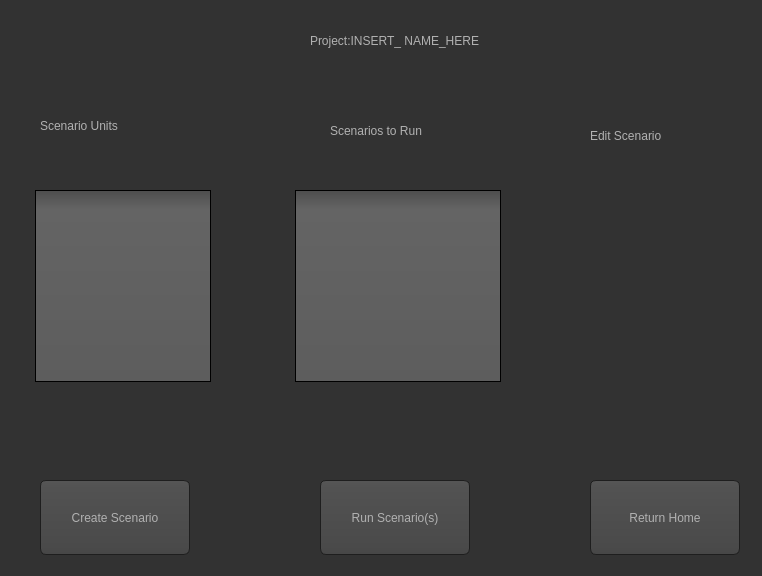
<?xml version="1.0" encoding="UTF-8"?>
<ui version="4.0">
 <class>Form</class>
 <widget class="QWidget" name="Form">
  <property name="geometry">
   <rect>
    <x>0</x>
    <y>0</y>
    <width>762</width>
    <height>576</height>
   </rect>
  </property>
  <property name="windowTitle">
   <string>Form</string>
  </property>
  <property name="styleSheet">
   <string notr="true">QToolTip
{
     border: 1px solid black;
     background-color: #ffa02f;
     padding: 1px;
     border-radius: 3px;
     opacity: 100;
}

QWidget
{
    color: #b1b1b1;
    background-color: #323232;
}

QTreeView, QListView
{
    background-color: silver;
    margin-left: 5px;
}

QWidget:item:hover
{
    background-color: QLinearGradient( x1: 0, y1: 0, x2: 0, y2: 1, stop: 0 #ffa02f, stop: 1 #ca0619);
    color: #000000;
}

QWidget:item:selected
{
    background-color: QLinearGradient( x1: 0, y1: 0, x2: 0, y2: 1, stop: 0 #ffa02f, stop: 1 #d7801a);
}

QMenuBar::item
{
    background: transparent;
}

QMenuBar::item:selected
{
    background: transparent;
    border: 1px solid #ffaa00;
}

QMenuBar::item:pressed
{
    background: #444;
    border: 1px solid #000;
    background-color: QLinearGradient(
        x1:0, y1:0,
        x2:0, y2:1,
        stop:1 #212121,
        stop:0.4 #343434/*,
        stop:0.2 #343434,
        stop:0.1 #ffaa00*/
    );
    margin-bottom:-1px;
    padding-bottom:1px;
}

QMenu
{
    border: 1px solid #000;
}

QMenu::item
{
    padding: 2px 20px 2px 20px;
}

QMenu::item:selected
{
    color: #000000;
}

QWidget:disabled
{
    color: #808080;
    background-color: #323232;
}

QAbstractItemView
{
    background-color: QLinearGradient( x1: 0, y1: 0, x2: 0, y2: 1, stop: 0 #4d4d4d, stop: 0.1 #646464, stop: 1 #5d5d5d);
}

QWidget:focus
{
    /*border: 1px solid darkgray;*/
}

QLineEdit
{
    background-color: QLinearGradient( x1: 0, y1: 0, x2: 0, y2: 1, stop: 0 #4d4d4d, stop: 0 #646464, stop: 1 #5d5d5d);
    padding: 1px;
    border-style: solid;
    border: 1px solid #1e1e1e;
    border-radius: 5;
}

QPushButton
{
    color: #b1b1b1;
    background-color: QLinearGradient( x1: 0, y1: 0, x2: 0, y2: 1, stop: 0 #565656, stop: 0.1 #525252, stop: 0.5 #4e4e4e, stop: 0.9 #4a4a4a, stop: 1 #464646);
    border-width: 1px;
    border-color: #1e1e1e;
    border-style: solid;
    border-radius: 6;
    padding: 3px;
    font-size: 12px;
    padding-left: 5px;
    padding-right: 5px;
    min-width: 40px;
}

QPushButton:pressed
{
    background-color: QLinearGradient( x1: 0, y1: 0, x2: 0, y2: 1, stop: 0 #2d2d2d, stop: 0.1 #2b2b2b, stop: 0.5 #292929, stop: 0.9 #282828, stop: 1 #252525);
}

QComboBox
{
    selection-background-color: #ffaa00;
    background-color: QLinearGradient( x1: 0, y1: 0, x2: 0, y2: 1, stop: 0 #565656, stop: 0.1 #525252, stop: 0.5 #4e4e4e, stop: 0.9 #4a4a4a, stop: 1 #464646);
    border-style: solid;
    border: 1px solid #1e1e1e;
    border-radius: 5;
}

QComboBox:hover,QPushButton:hover
{
    border: 2px solid QLinearGradient( x1: 0, y1: 0, x2: 0, y2: 1, stop: 0 #ffa02f, stop: 1 #d7801a);
}


QComboBox:on
{
    padding-top: 3px;
    padding-left: 4px;
    background-color: QLinearGradient( x1: 0, y1: 0, x2: 0, y2: 1, stop: 0 #2d2d2d, stop: 0.1 #2b2b2b, stop: 0.5 #292929, stop: 0.9 #282828, stop: 1 #252525);
    selection-background-color: #ffaa00;
}

QComboBox QAbstractItemView
{
    border: 2px solid darkgray;
    selection-background-color: QLinearGradient( x1: 0, y1: 0, x2: 0, y2: 1, stop: 0 #ffa02f, stop: 1 #d7801a);
}

QComboBox::drop-down
{
     subcontrol-origin: padding;
     subcontrol-position: top right;
     width: 15px;

     border-left-width: 0px;
     border-left-color: darkgray;
     border-left-style: solid; /* just a single line */
     border-top-right-radius: 3px; /* same radius as the QComboBox */
     border-bottom-right-radius: 3px;
 }

QComboBox::down-arrow
{
     image: url(:/dark_orange/img/down_arrow.png);
}

QGroupBox
{
    border: 1px solid darkgray;
    margin-top: 10px;
}

QGroupBox:focus
{
    border: 1px solid darkgray;
}

QTextEdit:focus
{
    border: 1px solid darkgray;
}

QScrollBar:horizontal {
     border: 1px solid #222222;
     background: QLinearGradient( x1: 0, y1: 0, x2: 0, y2: 1, stop: 0.0 #121212, stop: 0.2 #282828, stop: 1 #484848);
     height: 7px;
     margin: 0px 16px 0 16px;
}

QScrollBar::handle:horizontal
{
      background: QLinearGradient( x1: 0, y1: 0, x2: 1, y2: 0, stop: 0 #ffa02f, stop: 0.5 #d7801a, stop: 1 #ffa02f);
      min-height: 20px;
      border-radius: 2px;
}

QScrollBar::add-line:horizontal {
      border: 1px solid #1b1b19;
      border-radius: 2px;
      background: QLinearGradient( x1: 0, y1: 0, x2: 1, y2: 0, stop: 0 #ffa02f, stop: 1 #d7801a);
      width: 14px;
      subcontrol-position: right;
      subcontrol-origin: margin;
}

QScrollBar::sub-line:horizontal {
      border: 1px solid #1b1b19;
      border-radius: 2px;
      background: QLinearGradient( x1: 0, y1: 0, x2: 1, y2: 0, stop: 0 #ffa02f, stop: 1 #d7801a);
      width: 14px;
     subcontrol-position: left;
     subcontrol-origin: margin;
}

QScrollBar::right-arrow:horizontal, QScrollBar::left-arrow:horizontal
{
      border: 1px solid black;
      width: 1px;
      height: 1px;
      background: white;
}

QScrollBar::add-page:horizontal, QScrollBar::sub-page:horizontal
{
      background: none;
}

QScrollBar:vertical
{
      background: QLinearGradient( x1: 0, y1: 0, x2: 1, y2: 0, stop: 0.0 #121212, stop: 0.2 #282828, stop: 1 #484848);
      width: 7px;
      margin: 16px 0 16px 0;
      border: 1px solid #222222;
}

QScrollBar::handle:vertical
{
      background: QLinearGradient( x1: 0, y1: 0, x2: 0, y2: 1, stop: 0 #ffa02f, stop: 0.5 #d7801a, stop: 1 #ffa02f);
      min-height: 20px;
      border-radius: 2px;
}

QScrollBar::add-line:vertical
{
      border: 1px solid #1b1b19;
      border-radius: 2px;
      background: QLinearGradient( x1: 0, y1: 0, x2: 0, y2: 1, stop: 0 #ffa02f, stop: 1 #d7801a);
      height: 14px;
      subcontrol-position: bottom;
      subcontrol-origin: margin;
}

QScrollBar::sub-line:vertical
{
      border: 1px solid #1b1b19;
      border-radius: 2px;
      background: QLinearGradient( x1: 0, y1: 0, x2: 0, y2: 1, stop: 0 #d7801a, stop: 1 #ffa02f);
      height: 14px;
      subcontrol-position: top;
      subcontrol-origin: margin;
}

QScrollBar::up-arrow:vertical, QScrollBar::down-arrow:vertical
{
      border: 1px solid black;
      width: 1px;
      height: 1px;
      background: white;
}


QScrollBar::add-page:vertical, QScrollBar::sub-page:vertical
{
      background: none;
}

QTextEdit
{
    background-color: #242424;
}

QPlainTextEdit
{
    background-color: #242424;
}

QHeaderView::section
{
    background-color: QLinearGradient(x1:0, y1:0, x2:0, y2:1, stop:0 #616161, stop: 0.5 #505050, stop: 0.6 #434343, stop:1 #656565);
    color: white;
    padding-left: 4px;
    border: 1px solid #6c6c6c;
}

QCheckBox:disabled
{
color: #414141;
}

QDockWidget::title
{
    text-align: center;
    spacing: 3px; /* spacing between items in the tool bar */
    background-color: QLinearGradient(x1:0, y1:0, x2:0, y2:1, stop:0 #323232, stop: 0.5 #242424, stop:1 #323232);
}

QDockWidget::close-button, QDockWidget::float-button
{
    text-align: center;
    spacing: 1px; /* spacing between items in the tool bar */
    background-color: QLinearGradient(x1:0, y1:0, x2:0, y2:1, stop:0 #323232, stop: 0.5 #242424, stop:1 #323232);
}

QDockWidget::close-button:hover, QDockWidget::float-button:hover
{
    background: #242424;
}

QDockWidget::close-button:pressed, QDockWidget::float-button:pressed
{
    padding: 1px -1px -1px 1px;
}

QMainWindow::separator
{
    background-color: QLinearGradient(x1:0, y1:0, x2:0, y2:1, stop:0 #161616, stop: 0.5 #151515, stop: 0.6 #212121, stop:1 #343434);
    color: white;
    padding-left: 4px;
    border: 1px solid #4c4c4c;
    spacing: 3px; /* spacing between items in the tool bar */
}

QMainWindow::separator:hover
{

    background-color: QLinearGradient(x1:0, y1:0, x2:0, y2:1, stop:0 #d7801a, stop:0.5 #b56c17 stop:1 #ffa02f);
    color: white;
    padding-left: 4px;
    border: 1px solid #6c6c6c;
    spacing: 3px; /* spacing between items in the tool bar */
}

QToolBar::handle
{
     spacing: 3px; /* spacing between items in the tool bar */
     background: url(:/dark_orange/img/handle.png);
}

QMenu::separator
{
    height: 2px;
    background-color: QLinearGradient(x1:0, y1:0, x2:0, y2:1, stop:0 #161616, stop: 0.5 #151515, stop: 0.6 #212121, stop:1 #343434);
    color: white;
    padding-left: 4px;
    margin-left: 10px;
    margin-right: 5px;
}

QProgressBar
{
    border: 2px solid grey;
    border-radius: 5px;
    text-align: center;
}

QProgressBar::chunk
{
    background-color: #d7801a;
    width: 2.15px;
    margin: 0.5px;
}

QTabBar::tab {
    color: #b1b1b1;
    border: 1px solid #444;
    border-bottom-style: none;
    background-color: #323232;
    padding-left: 10px;
    padding-right: 10px;
    padding-top: 3px;
    padding-bottom: 2px;
    margin-right: -1px;
}

QTabWidget::pane {
    border: 1px solid #444;
    top: 1px;
}

QTabBar::tab:last
{
    margin-right: 0; /* the last selected tab has nothing to overlap with on the right */
    border-top-right-radius: 3px;
}

QTabBar::tab:first:!selected
{
 margin-left: 0px; /* the last selected tab has nothing to overlap with on the right */


    border-top-left-radius: 3px;
}

QTabBar::tab:!selected
{
    color: #b1b1b1;
    border-bottom-style: solid;
    margin-top: 3px;
    background-color: QLinearGradient(x1:0, y1:0, x2:0, y2:1, stop:1 #212121, stop:.4 #343434);
}

QTabBar::tab:selected
{
    border-top-left-radius: 3px;
    border-top-right-radius: 3px;
    margin-bottom: 0px;
}

QTabBar::tab:!selected:hover
{
    /*border-top: 2px solid #ffaa00;
    padding-bottom: 3px;*/
    border-top-left-radius: 3px;
    border-top-right-radius: 3px;
    background-color: QLinearGradient(x1:0, y1:0, x2:0, y2:1, stop:1 #212121, stop:0.4 #343434, stop:0.2 #343434, stop:0.1 #ffaa00);
}

QRadioButton::indicator:checked, QRadioButton::indicator:unchecked{
    color: #b1b1b1;
    background-color: #323232;
    border: 1px solid #b1b1b1;
    border-radius: 6px;
}

QRadioButton::indicator:checked
{
    background-color: qradialgradient(
        cx: 0.5, cy: 0.5,
        fx: 0.5, fy: 0.5,
        radius: 1.0,
        stop: 0.25 #ffaa00,
        stop: 0.3 #323232
    );
}

QCheckBox::indicator{
    color: #b1b1b1;
    background-color: #323232;
    border: 1px solid #b1b1b1;
    width: 9px;
    height: 9px;
}

QRadioButton::indicator
{
    border-radius: 6px;
}

QRadioButton::indicator:hover, QCheckBox::indicator:hover
{
    border: 1px solid #ffaa00;
}

QCheckBox::indicator:checked
{
    image:url(:/dark_orange/img/checkbox.png);
}

QCheckBox::indicator:disabled, QRadioButton::indicator:disabled
{
    border: 1px solid #444;
}


QSlider::groove:horizontal {
    border: 1px solid #3A3939;
    height: 8px;
    background: #201F1F;
    margin: 2px 0;
    border-radius: 2px;
}

QSlider::handle:horizontal {
    background: QLinearGradient( x1: 0, y1: 0, x2: 0, y2: 1,
      stop: 0.0 silver, stop: 0.2 #a8a8a8, stop: 1 #727272);
    border: 1px solid #3A3939;
    width: 14px;
    height: 14px;
    margin: -4px 0;
    border-radius: 2px;
}

QSlider::groove:vertical {
    border: 1px solid #3A3939;
    width: 8px;
    background: #201F1F;
    margin: 0 0px;
    border-radius: 2px;
}

QSlider::handle:vertical {
    background: QLinearGradient( x1: 0, y1: 0, x2: 0, y2: 1, stop: 0.0 silver,
      stop: 0.2 #a8a8a8, stop: 1 #727272);
    border: 1px solid #3A3939;
    width: 14px;
    height: 14px;
    margin: 0 -4px;
    border-radius: 2px;
}

QAbstractSpinBox {
    padding-top: 2px;
    padding-bottom: 2px;
    border: 1px solid darkgray;

    border-radius: 2px;
    min-width: 50px;
}</string>
  </property>
  <widget class="QLabel" name="lbl_project_x">
   <property name="geometry">
    <rect>
     <x>310</x>
     <y>20</y>
     <width>201</width>
     <height>41</height>
    </rect>
   </property>
   <property name="text">
    <string>Project:INSERT_ NAME_HERE</string>
   </property>
  </widget>
  <widget class="QPushButton" name="btn_run_scn">
   <property name="geometry">
    <rect>
     <x>320</x>
     <y>480</y>
     <width>150</width>
     <height>75</height>
    </rect>
   </property>
   <property name="text">
    <string>Run Scenario(s)</string>
   </property>
  </widget>
  <widget class="QPushButton" name="btn_create_scn">
   <property name="geometry">
    <rect>
     <x>40</x>
     <y>480</y>
     <width>150</width>
     <height>75</height>
    </rect>
   </property>
   <property name="text">
    <string>Create Scenario</string>
   </property>
  </widget>
  <widget class="QPushButton" name="btn_return_home">
   <property name="geometry">
    <rect>
     <x>590</x>
     <y>480</y>
     <width>150</width>
     <height>75</height>
    </rect>
   </property>
   <property name="text">
    <string>Return Home</string>
   </property>
  </widget>
  <widget class="QLabel" name="lbl_scn_unit">
   <property name="geometry">
    <rect>
     <x>40</x>
     <y>110</y>
     <width>181</width>
     <height>31</height>
    </rect>
   </property>
   <property name="text">
    <string>Scenario Units</string>
   </property>
  </widget>
  <widget class="QLabel" name="lbl_scn_to_run">
   <property name="geometry">
    <rect>
     <x>330</x>
     <y>120</y>
     <width>161</width>
     <height>21</height>
    </rect>
   </property>
   <property name="text">
    <string>Scenarios to Run</string>
   </property>
  </widget>
  <widget class="QLabel" name="lbl_edit_scn">
   <property name="geometry">
    <rect>
     <x>590</x>
     <y>120</y>
     <width>161</width>
     <height>31</height>
    </rect>
   </property>
   <property name="text">
    <string>Edit Scenario</string>
   </property>
  </widget>
  <widget class="QListWidget" name="lw_scn_list">
   <property name="geometry">
    <rect>
     <x>30</x>
     <y>190</y>
     <width>181</width>
     <height>192</height>
    </rect>
   </property>
  </widget>
  <widget class="QListWidget" name="lw_scn_to_run">
   <property name="geometry">
    <rect>
     <x>290</x>
     <y>190</y>
     <width>211</width>
     <height>192</height>
    </rect>
   </property>
  </widget>
 </widget>
 <resources/>
 <connections/>
</ui>
